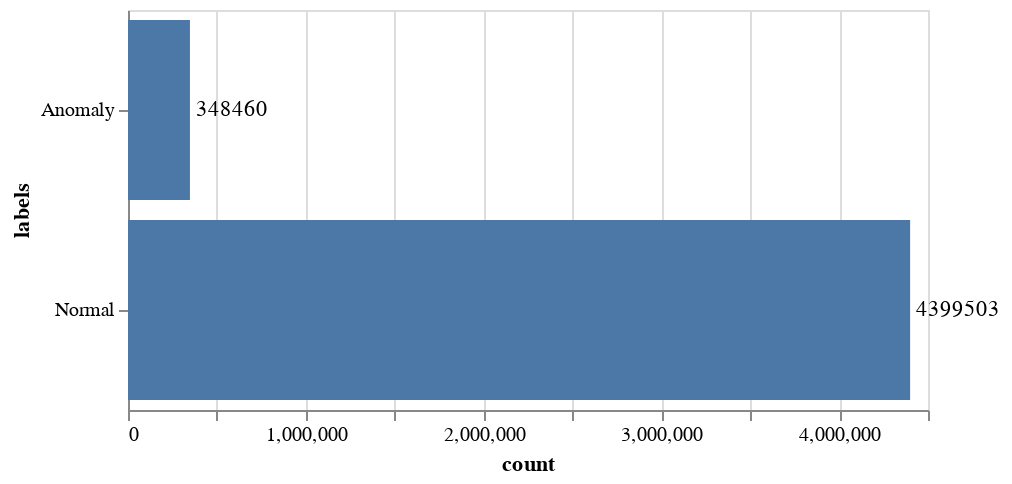

This figure's notebook cell:
### Code cell
# count for each labels
count = df['label'].value_counts().tolist()
labels = columns=df['label'].unique()
count_labels = pd.DataFrame({'labels': labels, 'count': count})

# bar plot for each label
bars = alt.Chart(count_labels).mark_bar().encode(
    x='count:Q',
    y="labels:O"
)

text = bars.mark_text(
    align='left',
    baseline='middle',
    dx=3  # Nudges text to right so it doesn't appear on top of the bar
).encode(
    text='count:Q'
)

(bars + text).properties(height=200)

### Figure 1 — Vega-Lite specification as saved in the notebook (floating-point values rounded to 4 significant figures)
{"config": {"view": {"continuousWidth": 400, "continuousHeight": 300}}, "layer": [{"mark": "bar", "encoding": {"x": {"field": "count", "type": "quantitative"}, "y": {"field": "labels", "type": "ordinal"}}}, {"mark": {"type": "text", "align": "left", "baseline": "middle", "dx": 3}, "encoding": {"text": {"field": "count", "type": "quantitative"}, "x": {"field": "count", "type": "quantitative"}, "y": {"field": "labels", "type": "ordinal"}}}], "data": {"name": "data-7171a9f4699ca51e44ede684d46a3389"}, "height": 200, "$schema": "https://vega.github.io/schema/vega-lite/v4.17.0.json", "datasets": {"data-7171a9f4699ca51e44ede684d46a3389": [{"labels": "Normal", "count": 4399503}, {"labels": "Anomaly", "count": 348460}]}}
